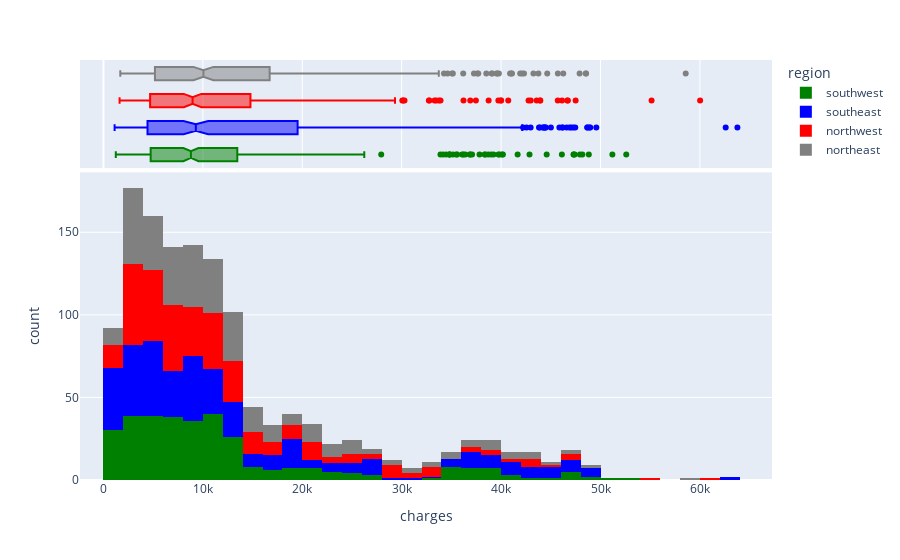

Here is the notebook cell this chart was saved with:
### Code cell
px.histogram(df, x ="charges", marginal = "box", color="region", 
             color_discrete_sequence=["green","blue","red", "grey"], nbins=47)

### Figure 1 — Plotly figure (JSON) as saved in the notebook; plotly's stock layout.template omitted (floating-point values rounded to 4 significant figures; data arrays with more than 128 entries replaced by an {"elided": "..."} marker saying what was removed)
{"data": [{"alignmentgroup": "True", "bingroup": "x", "hovertemplate": "region=southwest<br>charges=%{x}<br>count=%{y}<extra></extra>", "legendgroup": "southwest", "marker": {"color": "green", "pattern": {"shape": ""}}, "name": "southwest", "nbinsx": 47, "offsetgroup": "southwest", "orientation": "v", "showlegend": true, "type": "histogram", "x": {"elided": "325 float values"}, "xaxis": "x", "yaxis": "y"}, {"alignmentgroup": "True", "hovertemplate": "region=southwest<br>charges=%{x}<extra></extra>", "legendgroup": "southwest", "marker": {"color": "green"}, "name": "southwest", "notched": true, "offsetgroup": "southwest", "showlegend": false, "type": "box", "x": {"elided": "325 float values"}, "xaxis": "x2", "yaxis": "y2"}, {"alignmentgroup": "True", "bingroup": "x", "hovertemplate": "region=southeast<br>charges=%{x}<br>count=%{y}<extra></extra>", "legendgroup": "southeast", "marker": {"color": "blue", "pattern": {"shape": ""}}, "name": "southeast", "nbinsx": 47, "offsetgroup": "southeast", "orientation": "v", "showlegend": true, "type": "histogram", "x": {"elided": "364 float values"}, "xaxis": "x", "yaxis": "y"}, {"alignmentgroup": "True", "hovertemplate": "region=southeast<br>charges=%{x}<extra></extra>", "legendgroup": "southeast", "marker": {"color": "blue"}, "name": "southeast", "notched": true, "offsetgroup": "southeast", "showlegend": false, "type": "box", "x": {"elided": "364 float values"}, "xaxis": "x2", "yaxis": "y2"}, {"alignmentgroup": "True", "bingroup": "x", "hovertemplate": "region=northwest<br>charges=%{x}<br>count=%{y}<extra></extra>", "legendgroup": "northwest", "marker": {"color": "red", "pattern": {"shape": ""}}, "name": "northwest", "nbinsx": 47, "offsetgroup": "northwest", "orientation": "v", "showlegend": true, "type": "histogram", "x": {"elided": "325 float values"}, "xaxis": "x", "yaxis": "y"}, {"alignmentgroup": "True", "hovertemplate": "region=northwest<br>charges=%{x}<extra></extra>", "legendgroup": "northwest", "marker": {"color": "red"}, "name": "northwest", "notched": true, "offsetgroup": "northwest", "showlegend": false, "type": "box", "x": {"elided": "325 float values"}, "xaxis": "x2", "yaxis": "y2"}, {"alignmentgroup": "True", "bingroup": "x", "hovertemplate": "region=northeast<br>charges=%{x}<br>count=%{y}<extra></extra>", "legendgroup": "northeast", "marker": {"color": "grey", "pattern": {"shape": ""}}, "name": "northeast", "nbinsx": 47, "offsetgroup": "northeast", "orientation": "v", "showlegend": true, "type": "histogram", "x": {"elided": "324 float values"}, "xaxis": "x", "yaxis": "y"}, {"alignmentgroup": "True", "hovertemplate": "region=northeast<br>charges=%{x}<extra></extra>", "legendgroup": "northeast", "marker": {"color": "grey"}, "name": "northeast", "notched": true, "offsetgroup": "northeast", "showlegend": false, "type": "box", "x": {"elided": "324 float values"}, "xaxis": "x2", "yaxis": "y2"}], "layout": {"autosize": true, "barmode": "relative", "legend": {"title": {"text": "region"}, "tracegroupgap": 0}, "margin": {"t": 60}, "xaxis": {"anchor": "y", "autorange": true, "domain": [0, 1], "range": [-2359.0, 67250.0], "title": {"text": "charges"}, "type": "linear"}, "xaxis2": {"anchor": "y2", "autorange": true, "domain": [0, 1], "matches": "x", "range": [-2359.0, 67250.0], "showgrid": true, "showticklabels": false, "type": "linear"}, "yaxis": {"anchor": "x", "autorange": true, "domain": [0, 0.7326], "range": [0, 186.3], "title": {"text": "count"}}, "yaxis2": {"anchor": "x2", "autorange": true, "domain": [0.7426, 1], "matches": "y2", "range": [-0.5, 3.5], "showgrid": false, "showline": false, "showticklabels": false, "ticks": "", "type": "category"}}}
